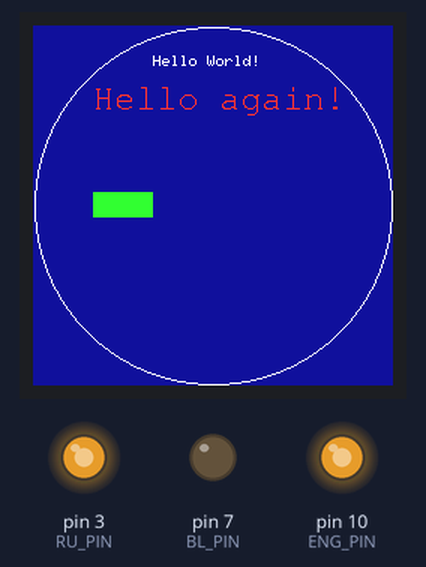
The sketch below on a simulated Arduino Uno, built with avr-gcc and run on an emulated ATmega328P. Shown: 240×240 colour display, output pins drawn as LEDs (lit = HIGH).

Above: at 0.1 s.

The sketch:

MINIMUM_FOR_DISPLAY.ino
```cpp
#include <Adafruit_GFX.h>
#include <Arduino_ST7789.h>
#include <SPI.h>
#include "FreeMono12pt7b.h" //THE FONT FILE MUST BE IN THE FOLDER

#define TFT_DC    1 //PIN
#define TFT_RST   0 //PIN
#define TFT_CS    A0 //VIRTUAL PIN?
Arduino_ST7789 tft = Arduino_ST7789(TFT_DC, TFT_RST, TFT_CS);
///////////////////////////////////////////////////////////////////////////////////////////////////////////////
void setup() {
  //pinMode(2, );      //ITR PIN => TOTALLY FREE
  pinMode(7, OUTPUT);  //BL PIN
  analogWrite(7, 110); //DISPLAY BRIGHTNESS
  pinMode(3, OUTPUT);  //RU PIN
  analogWrite(3, 200); //RU BRIGHTNESS
  pinMode(10, OUTPUT); //ENG PIN
  analogWrite(10, 200);//ENG BRIGHTNESS

  tft.setRotation(1);
  tft.init(240, 240);
  tft.fillScreen(color565(17,17,155));
  tft.fillRect(40,111, 40,17, color565(55,255,55));    //RECT
  tft.drawCircle(120,120, 119, color565(255,255,255)); //CIRCLE


    tft.setTextWrap(false);
    tft.setCursor(80, 20);
    tft.setTextColor(WHITE);
    tft.setTextSize(1);
    tft.println("Hello World!"); //DEFAULT FONT

                   tft.setFont(&FreeMono12pt7b); //OPTIONAL FONT //THE FONT FILE MUST BE IN THE FOLDER
                   tft.setTextWrap(true);
                   tft.setCursor(40, 55);
                   tft.setTextColor(color565(255,55,55));
                   tft.setTextSize(1, 1);
                   tft.print("Hello again!");
             }
///////////////////////////////////////////////////////////////////////////////////////////////////////////////
void loop() {

            }
///////////////////////////////////////////////////////////////////////////////////////////////////////////////
uint16_t color565( byte r, byte g, byte b ) {
  return ( ( r & 0xF8 ) << 8 ) | ( ( g & 0xFC ) << 3 ) | ( ( b & 0xF8 ) >> 3 );
                                            }
///////////////////////////////////////////////////////////////////////////////////////////////////////////////
```

Source omitted: eeMono12pt7b.h (data table, 13759 bytes)
